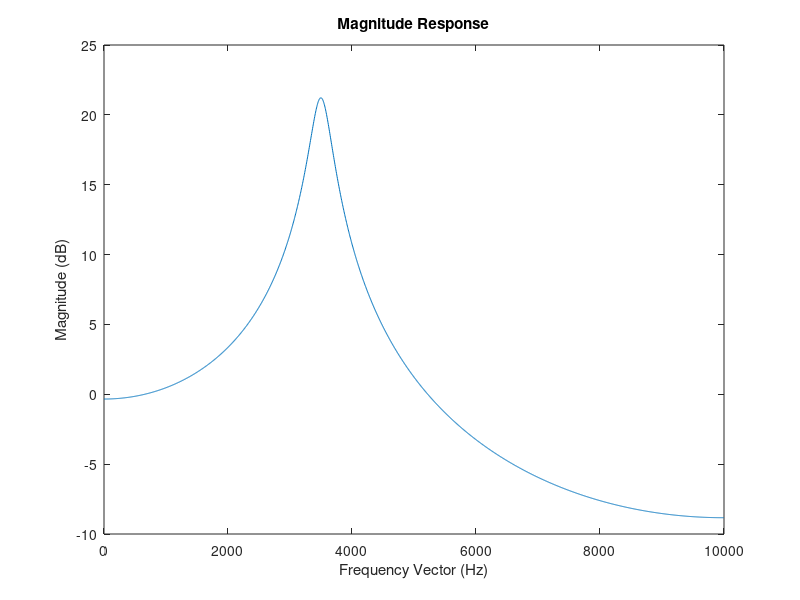
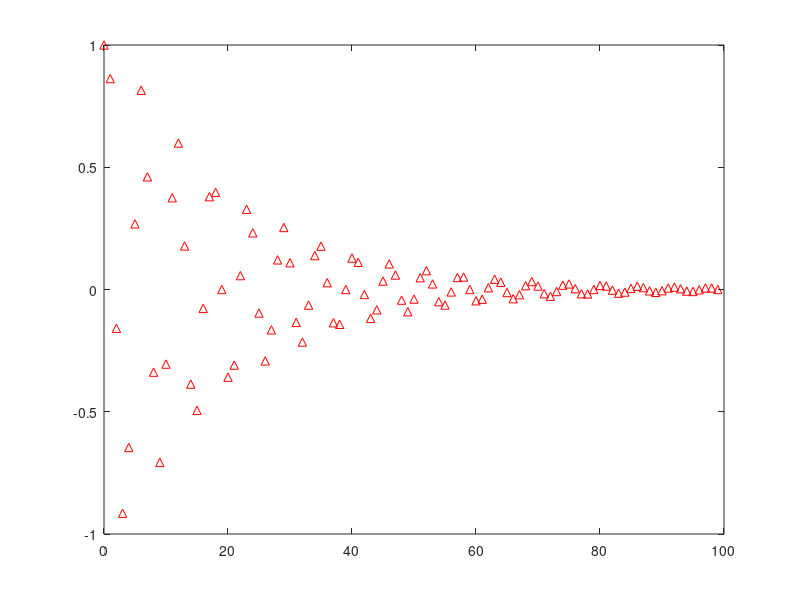

Recreate these plots in MATLAB, in order.
clear all; % Clear workspace
close all;

% Initialise variables; all given in question
numPoints = 2048;
sampFreq = 20000; 
poleFreq = 3500;
poleRad = 0.95;

% Create our transfer functions
% Calculate center freq
w = 2*pi*(poleFreq/sampFreq);
% Calculate b1 & b2 fro transfer function
b1 = -2*poleRad*cos(w);
b2 = poleRad^2;
% Concanate to a transfer function
b = [1]; % Numerator
a = [1 b1 b2]; % Denominator

% Calculate and plot freq response
[h,f] = freqz(b,a,numPoints,sampFreq);
plot(f,20*log10(abs(h)));
xlabel('Frequency Vector (Hz)');
ylabel('Magnitude (dB)');
title('Magnitude Response')

% Calculate and plot impulse response
figure;
impz(b,a,100);
